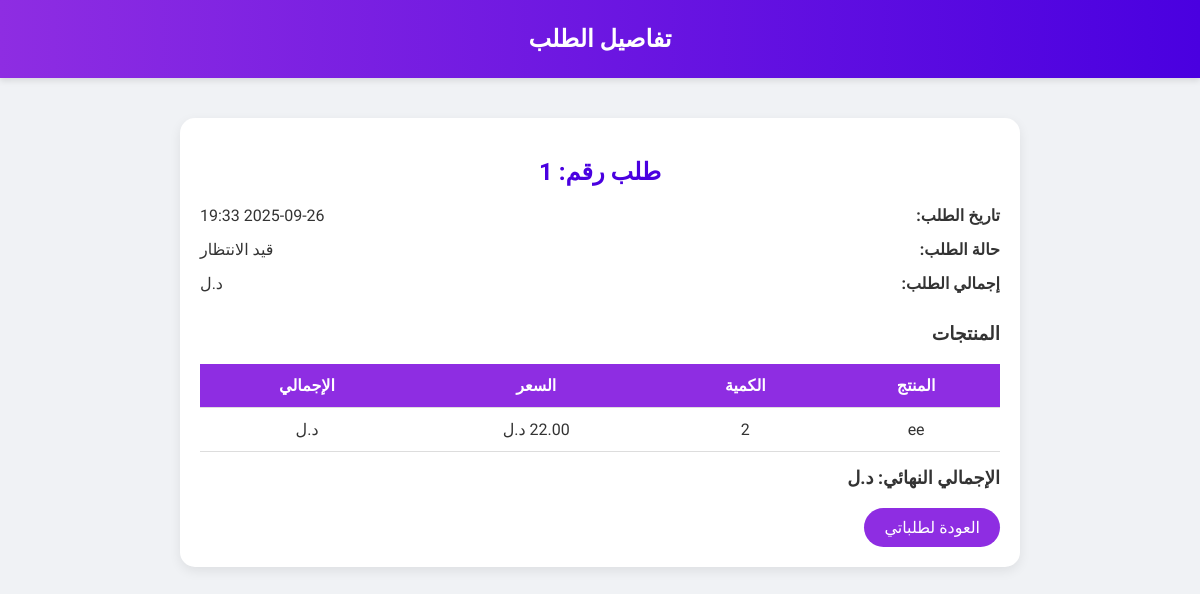
Screenshot of /order_detail/1 (signed in) with the database file from the repository.
### Order/models.py (models this page shows, shortened)
class Order(models.Model):
    STATUS_CHOICES = [
        ('pending', 'قيد الانتظار'),
        ('قيد التوصيل', 'قيد التوصيل'),  # خيار جديد
        ('مكتمل', 'مكتمل'),
        ('ملغي', 'ملغى'),
    ]
    user = models.ForeignKey(CustomUser, on_delete=models.CASCADE)
    created_at = models.DateTimeField(auto_now_add=True)
    status = models.CharField(max_length=20, choices=STATUS_CHOICES, default='pending')
    total_price = models.DecimalField(max_digits=10, decimal_places=2)

class OrderItem(models.Model):
    STATUS_CHOICES = [
        ('pending', 'قيد الانتظار'),
        ('delivery', 'قيد التوصيل'),  # خيار جديد
        ('completed', 'مكتمل'),
        ('cancelled', 'ملغى'),
    ]
    order = models.ForeignKey(Order, on_delete=models.CASCADE, related_name='items')
    product = models.ForeignKey(Product, on_delete=models.CASCADE)
    quantity = models.PositiveIntegerField()
    price = models.DecimalField(max_digits=10, decimal_places=2)
    status = models.CharField(max_length=20, choices=STATUS_CHOICES, default='pending')

### Vendor/models.py (models this page shows, shortened)
class Product(models.Model):
    vendor = models.ForeignKey(Vendor, on_delete=models.CASCADE, related_name='products')
    name = models.CharField(max_length=255)
    description = models.TextField()
    price = models.DecimalField(max_digits=10, decimal_places=2)
    image = models.ImageField(upload_to='products/', null=True, blank=True)
    PRODUCT_CATEGORIES = (
        ('sportswear', 'Sportswear'),
        ('supplements', 'Supplements'),
        ('equipment', 'Fitness Equipment'),
        ('membership', 'Gym Membership'),
        ('training', 'Personal Training Session'),
    )
    category = models.CharField(max_length=20, choices=PRODUCT_CATEGORIES)

### Order/views.py (the view)
# urls.py: path('order_detail/<int:order_id>',order_detail,name='order_detail'),
@login_required
def order_detail(request, order_id):
    order = get_object_or_404(Order, id=order_id, user=request.user)
    return render(request, 'Order/order_detail.html', {'order': order})

### templates/Order/order_detail.html (shortened to what this page needs)
<!DOCTYPE html>
<html lang="ar" dir="rtl">
<head>
</head>
<body>
    <header>
        تفاصيل الطلب
    </header>
    <div class="container">
        <h2>طلب رقم: {{ order.id }}</h2>
        <div class="order-info">
            <div><strong>تاريخ الطلب:</strong> {{ order.created_at|date:"Y-m-d H:i" }}</div>
            <div><strong>حالة الطلب:</strong> {{ order.status }}</div>
            <div><strong>إجمالي الطلب:</strong> {{ order.total }} د.ل</div>
        </div>
        <div class="order-items">
            <h3>المنتجات</h3>
            <table>
                <thead>
                    <tr>
                        <th>المنتج</th>
                        <th>الكمية</th>
                        <th>السعر</th>
                        <th>الإجمالي</th>
                    </tr>
                </thead>
                <tbody>
                    {% for item in order.items.all %}
                        <tr>
                            <td>{{ item.product.name }}</td>
                            <td>{{ item.quantity }}</td>
                            <td>{{ item.price }} د.ل</td>
                            <td>{{ item.get_total_price }} د.ل</td>
                        </tr>
                    {% endfor %}
                </tbody>
            </table>
        </div>
        <div class="total">الإجمالي النهائي: {{ order.total }} د.ل</div>
        <a href="{% url 'Order:my_orders' %}" class="back-btn">العودة لطلباتي</a>
    </div>
</body>
</html>

### templates/Order/order_detail.html (style rules this page uses)
body { font-family: 'Tajawal', sans-serif; background: #f0f2f5; margin: 0; padding: 0; color: #333; }
header { background: linear-gradient(90deg, #8e2de2, #4a00e0); color: white; text-align: center; padding: 25px 20px; font-size: 24px; font-weight: bold; box-shadow: 0 3px 6px rgba(0,0,0,0.1); }
.container { max-width: 800px; margin: 40px auto; padding: 20px; background: white; border-radius: 15px; box-shadow: 0 4px 12px rgba(0,0,0,0.08); }
h2 { color: #4a00e0; margin-bottom: 20px; text-align: center; }
.order-info { display: flex; flex-direction: column; gap: 15px; margin-bottom: 30px; }
.order-info div { display: flex; justify-content: space-between; font-size: 16px; }
.order-items { margin-top: 20px; }
.order-items table { width: 100%; border-collapse: collapse; }
.order-items th, .order-items td { padding: 12px; border-bottom: 1px solid #ddd; text-align: center; }
.order-items th { background: #8e2de2; color: white; }
.total { text-align: right; font-size: 18px; font-weight: bold; margin-top: 15px; }
a.back-btn { display: inline-block; margin-top: 20px; padding: 10px 20px; background: #8e2de2; color: white; border-radius: 50px; text-decoration: none; transition: 0.3s; }

### rows the page displays
Order: id "1", created_at "2025-09-26 19:33", status "قيد الانتظار"
OrderItem: product.name "ee", quantity "2"
